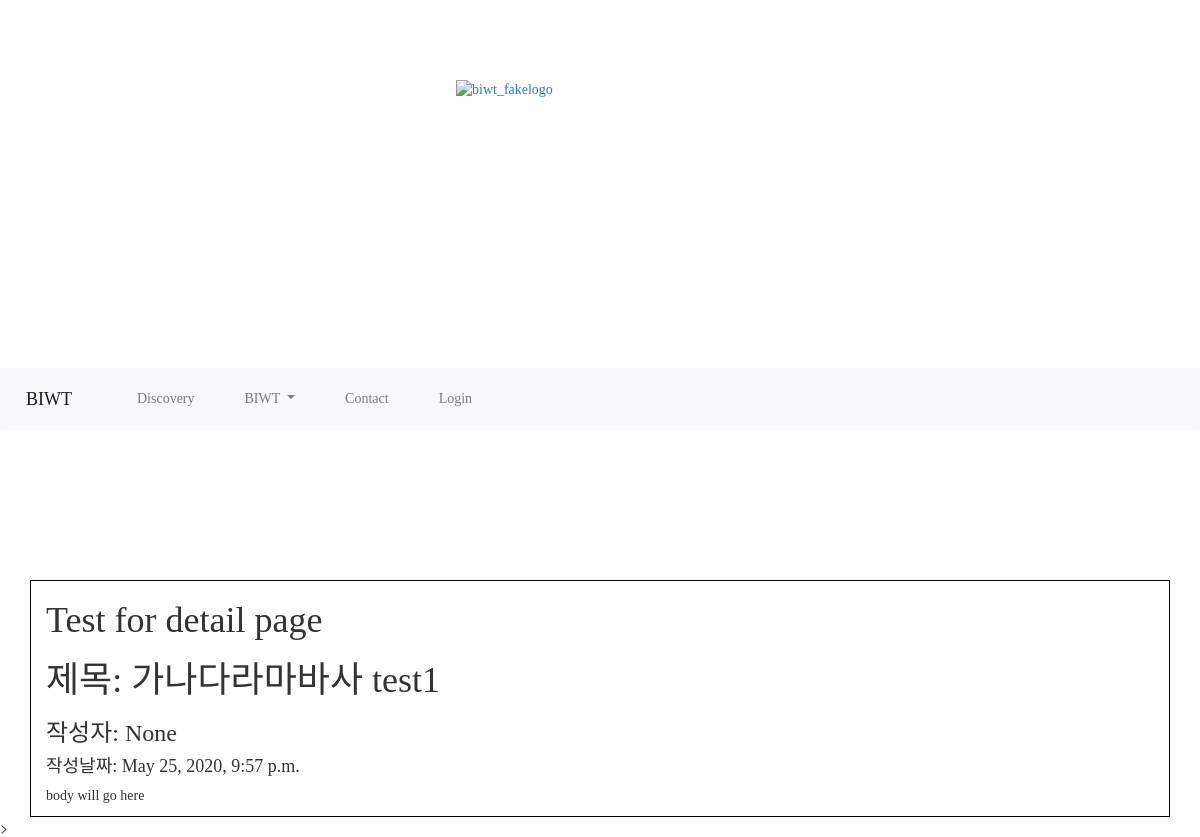
Page /biwt/music/2/ on the committed database.
### biwtapp/models.py (models this page shows, shortened)
class Post(models.Model):
    title = models.CharField(max_length=200)
    author = models.CharField(max_length=20, null=True)
    pub_date = models.DateTimeField('date_published')
    body = models.TextField()

### ourapp/views.py (the view)
# urls.py: path('music/<int:post_id>/', views.detail, name='detail'),
def detail(request, post_id):
    post_detail = get_object_or_404(Post, pk=post_id)
    return render(request, 'detail.html', {'post': post_detail})

### ourapp/templates/detail.html
{% extends 'base.html' %}
{% block content %}
<h1>Test for detail page</h1>
<h1>제목: {{post.title}}</p>
<h3>작성자: {{post.author}}</h3>
<h4>작성날짜: {{post.pub_date}}</h4>
<p>{{post.body | safe}}</p>
{% endblock %}

### biwtapp/templates/base.html (style rules this page uses)
* { font-family: 'Jeju Gothic' }

### rows in the picture
Post: title "가나다라마바사 test1", author "None", pub_date "May 25, 2020, 9:57 p.m.", body "body will go here"
